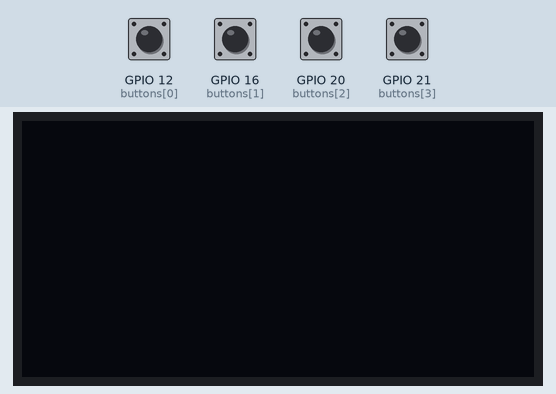
Recording of a program running on a simulated Raspberry Pi (BCM pin numbers). Parts: 128×64 one-colour display. The inputs (shaded band) are chosen by the test bench; at power-on: GPIO 12 (buttons[0]), GPIO 16 (buttons[1]), GPIO 20 (buttons[2]), GPIO 21 (buttons[3]) HIGH.

Above: at 1.2 s.
1.3 s: GPIO 12 (buttons[0]) pulled LOW for 1 s
At 3.5 s:
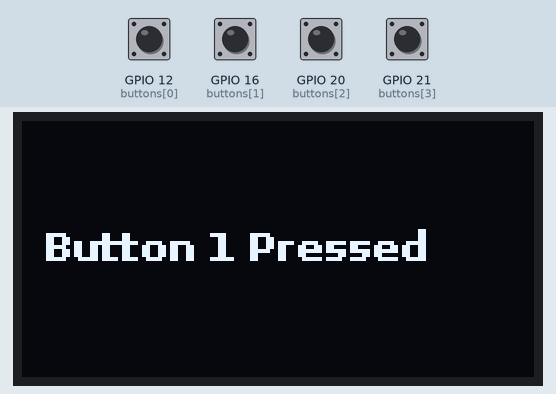
3.8 s: GPIO 16 (buttons[1]) pulled LOW for 1 s
6.3 s: GPIO 20 (buttons[2]) pulled LOW for 0.25 s
At 7.6 s:
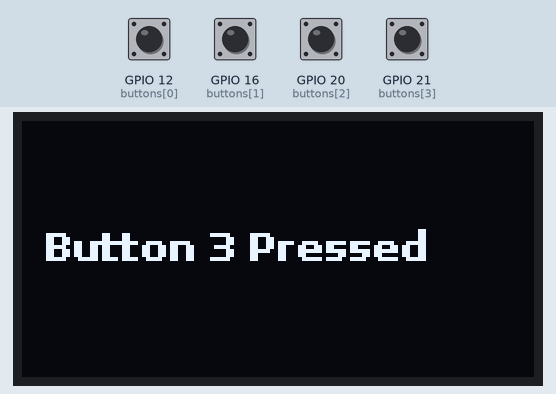
8.0 s: GPIO 21 (buttons[3]) pulled LOW for 0.25 s
At 8.5 s:
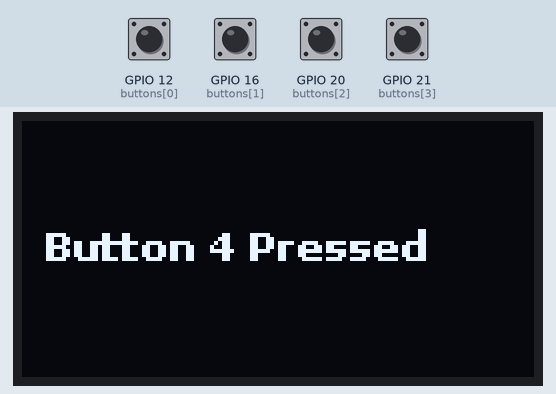
Timing chart, 0 to 10.7 s (numbered marks = the images above; inputs shaded):
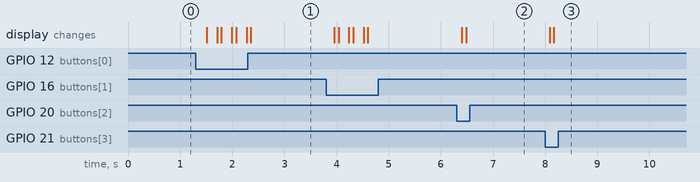

The program:

btn_oled_3.py
```python
import time
import RPi.GPIO as GPIO
import board
import busio
import adafruit_ssd1306
from PIL import Image, ImageDraw, ImageFont

# Set up GPIO mode
GPIO.setmode(GPIO.BCM)

# Define button pins
buttons = [12, 16, 20, 21]

# Set up buttons as input with pull-up resistors
for btn in buttons:
    GPIO.setup(btn, GPIO.IN, pull_up_down=GPIO.PUD_UP)

# Initialize I2C and OLED
#i2c = busio.I2C(board.SCL, board.SDA, frequency=400000
i2c = busio.I2C(board.SCL, board.SDA)

oled = adafruit_ssd1306.SSD1306_I2C(128, 64, i2c, addr=0x3C)

# Load small font (adjust size for readability)
font = ImageFont.truetype("/usr/share/fonts/truetype/dejavu/DejaVuSans-Bold.ttf", 10)

def display_text(text):
    """Function to display text on OLED"""
    oled.fill(0)  # Clear screen
    oled.show()

    image = Image.new("1", (oled.width, oled.height))
    draw = ImageDraw.Draw(image)

    # Draw text at the top
    draw.text((5, 25), text, font=font, fill=255)

    # Display image on OLED
    oled.image(image)
    oled.show()

# Continuous loop to check for button presses
try:
    while True:
        for i, btn in enumerate(buttons, start=1):
            if GPIO.input(btn) == GPIO.LOW:  # Button pressed
                display_text(f"Button {i} Pressed")
        time.sleep(0.2)  # Small debounce delay

except KeyboardInterrupt:
    print("\nExiting...")

finally:
    GPIO.cleanup()  # Clean up GPIO before exiting
```

Measured:
- after the input at 1.3 s, the display: changes after 0.21 s (image 1)
- after the input at 6.3 s, the display: first changes after 0.10 s (image 2 shows a later state)
- after the input at 8.0 s, the display: first changes after 0.08 s (image 3 shows a later state)
